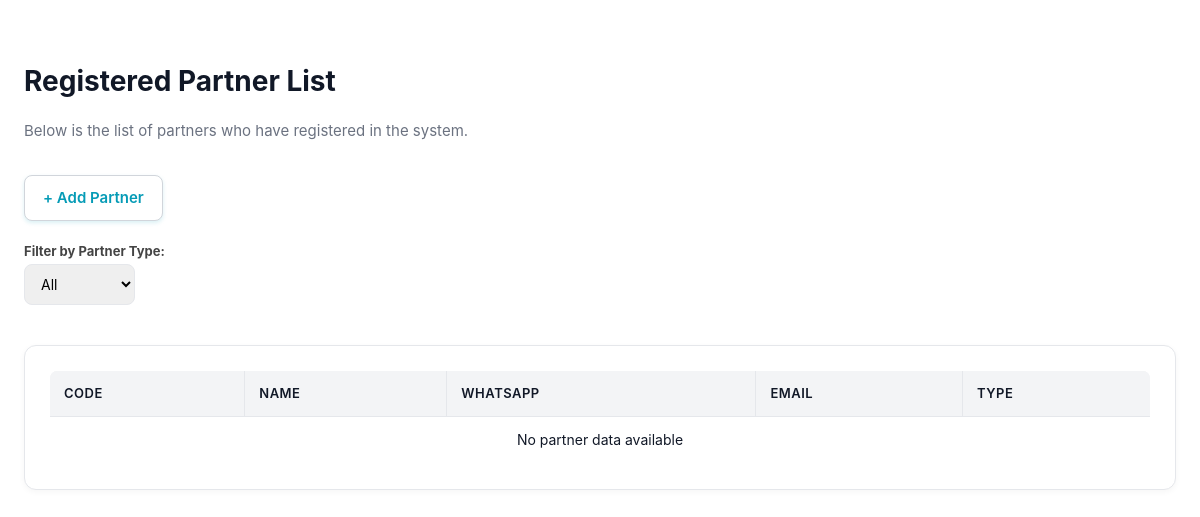
/Register/public/index.php, run on an earlier commit of the app's database.
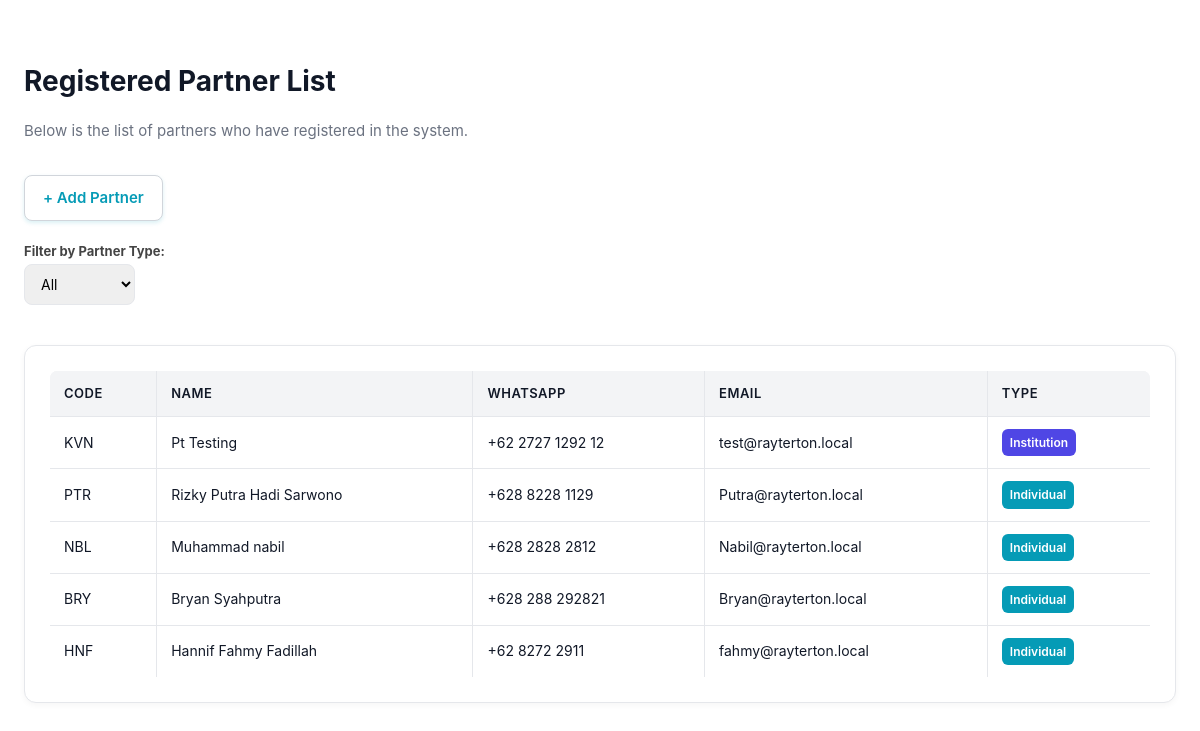
And on a later commit of the database.
### tables this page shows
CREATE TABLE `institusi_partner` (
  `id` int(11) NOT NULL,
  `kode_institusi_partner` varchar(50) NOT NULL,
  `nama_institusi` varchar(255) NOT NULL,
  `nama_partner` varchar(255) NOT NULL,
  `whatsapp` varchar(20) DEFAULT NULL,
  `email` varchar(150) NOT NULL,
  `password` varchar(255) NOT NULL,
  `referral_awal` varchar(255) DEFAULT NULL,
  `profil_jaringan` text DEFAULT NULL,
  `segment_industri_fokus` varchar(255) DEFAULT NULL,
  `promo_suggestion` varchar(100) DEFAULT NULL,
  `active_status` tinyint(1) DEFAULT 1,
  `discount_pct` int(11) DEFAULT 0,
  `created_at` timestamp NOT NULL DEFAULT current_timestamp()
);

CREATE TABLE `individual_promocodes` (
  `id` int(11) NOT NULL,
  `promo_code` varchar(50) NOT NULL,
  `nama_lengkap` varchar(255) NOT NULL,
  `whatsapp` varchar(20) DEFAULT NULL,
  `email` varchar(150) NOT NULL,
  `password` varchar(255) NOT NULL,
  `referral_awal` varchar(255) DEFAULT NULL,
  `profil_jaringan` text DEFAULT NULL,
  `segment_industri_fokus` varchar(255) DEFAULT NULL,
  `promo_suggestion` varchar(100) DEFAULT NULL,
  `active_yn` tinyint(1) DEFAULT 1,
  `discount_pct` int(11) DEFAULT 0,
  `created_at` timestamp NOT NULL DEFAULT current_timestamp()
);

### Register/public/index.php (the view, shortened to what this page needs)
<?php
require '../backend/dbconnection.php';
$filter = isset($_GET['filter']) ? $_GET['filter'] : 'all';
$partners = [];
if ($filter === 'institution' || $filter === 'all') {
    $result = $conn->query("SELECT kode_institusi_partner AS kode, nama_institusi AS nama, whatsapp, email, 'Institution' AS jenis
                            FROM institusi_partner");
    while ($row = $result->fetch_assoc()) {
        $partners[] = $row;
    }
}
if ($filter === 'individual' || $filter === 'all') {
    $result = $conn->query("SELECT promo_code AS kode, nama_lengkap AS nama, whatsapp, email, 'Individual' AS jenis
                            FROM individual_promocodes");
    while ($row = $result->fetch_assoc()) {
        $partners[] = $row;
    }
}
?>
<!DOCTYPE html>
<html lang="en">
<head>
    <link rel="stylesheet" href="style.css">
</head>
<body>
    <div class="container">
        <h1 class="title">Registered Partner List</h1>
        <p class="subtitle">Below is the list of partners who have registered in the system.</p>
        <div class="button-group" style="margin-bottom:20px;">
            <a href="input.php" class="btn primary">+ Add Partner</a>
        </div>
        <form method="get" style="margin-bottom:20px;">
            <label for="filter"><b>Filter by Partner Type:</b></label>
            <select name="filter" id="filter" onchange="this.form.submit()">
                <option value="all" <?= $filter === 'all' ? 'selected' : '' ?>>All</option>
            </select>
        </form>
        <div class="card info-card partner-list">
            <table class="partner-table">
                <thead>
                    <tr>
                        <th>Code</th>
                        <th>Name</th>
                        <th>WhatsApp</th>
                        <th>Email</th>
                        <th>Type</th>
                    </tr>
                </thead>
                <tbody>
                    <?php if (count($partners) > 0): ?>
                        <?php foreach ($partners as $p): ?>
                            <tr>
                                <td><?= htmlspecialchars($p['kode']) ?></td>
                                <td><?= htmlspecialchars($p['nama']) ?></td>
                                <td><?= htmlspecialchars($p['whatsapp']) ?></td>
                                <td><?= htmlspecialchars($p['email']) ?></td>
                                <td>
                                    <span class="badge <?= strtolower($p['jenis']) ?>">
                                        <?= htmlspecialchars($p['jenis']) ?>
                                    </span>
                                </td>
                            </tr>
                        <?php endforeach; ?>
                    <?php else: ?>
                        <tr>
                            <td colspan="5" style="text-align:center;">No partner data available</td>
                        </tr>
                    <?php endif; ?>
                </tbody>
            </table>
        </div>
    </div>
</body>
</html>

### Register/public/style.css (style rules this page uses)
.container { max-width: 1200px; margin: auto; padding: 40px 24px; }
.title { font-size: 28px; font-weight: 700; margin-bottom: 8px; }
.subtitle { color: #6B7280; margin-bottom: 32px; }
.card { background: #fff; border-radius: 12px; box-shadow: 0 1px 3px rgba(0, 0, 0, 0.1); padding: 24px; }
label { font-size: 14px; font-weight: 500; margin-bottom: 6px; }
input, select, textarea { border: 1px solid #E5E7EB; border-radius: 8px; padding: 10px 12px; font-size: 14px; font-family: inherit; }
.button-group { display: flex; gap: 12px; margin-top: 16px; }
.btn { padding: 10px 16px; border-radius: 8px; font-size: 14px; font-weight: 500; cursor: pointer; }
.btn.primary { background: #0284C7; color: #fff; border: none; }
table { width: 100%; border-collapse: collapse; font-size: 14px; }
th, td { padding: 10px 12px; border-top: 1px solid #E5E7EB; text-align: left; }
th { font-weight: 600; background: #F9FAFB; }
body { font-family: 'Inter', sans-serif; background: #ffffff; margin: 0; padding: 0; color: #111827; font-size: 15px; line-height: 1.6; }
.card { background: #fff; border: 1px solid #E5E7EB; border-radius: 12px; box-shadow: 0 2px 6px rgba(0, 0, 0, 0.04); padding: 24px; height: auto; }
label { display: block; font-size: 13px; margin-bottom: 3px; color: #444; }
.btn { padding: 10px 18px; border-radius: 8px; font-size: 15px; font-weight: 600; cursor: pointer; transition: all 0.25s ease; display: inline-block; text-align: center; }
.btn.primary, .btn.secondary { background: #fff; border: 1px solid #D1D5DB; color: #059bb6; box-shadow: 0 2px 4px rgba(5, 155, 182, 0.15); }
a { color: #059bb6; text-decoration: none; font-size: 14px; }
table { width: 100%; border-collapse: collapse; font-size: 14px; border: 1px solid #E5E7EB; border-radius: 8px; overflow: hidden; }
th, td { padding: 10px 12px; border: 1px solid #E5E7EB; text-align: left; }
th { font-weight: 600; background: #F3F4F6; color: #111827; }
.partner-list { margin-top: 40px; }
.partner-table { width: 100%; border-collapse: collapse; font-size: 14px; }
.partner-table thead { background: #F3F4F6; }
.partner-table th, .partner-table td { padding: 12px 14px; border-bottom: 1px solid #E5E7EB; text-align: left; }
.partner-table th { font-weight: 600; color: #111827; font-size: 13px; text-transform: uppercase; letter-spacing: 0.5px; }
.badge { display: inline-block; padding: 4px 8px; border-radius: 6px; font-size: 12px; font-weight: 600; }

### Register/public/index.php (style rules this page uses)
.badge { padding: 4px 8px; border-radius: 6px; font-size: 12px; font-weight: 600; color: #fff; }
.badge.individual { background: #059bb6; }
.badge.institution { background: #4f46e5; }

What changed in the data, as far as the page shows it:
added institusi_partner: kode_institusi_partner "KVN", nama_institusi "Pt Testing", whatsapp "+62 2727 1292 12", email "test@rayterton.local", jenis "Institution"
added individual_promocodes: promo_code "PTR", nama_lengkap "Rizky Putra Hadi Sarwono", whatsapp "+628 8228 1129", email "Putra@rayterton.local", jenis "Individual"
added individual_promocodes: promo_code "NBL", nama_lengkap "Muhammad nabil", whatsapp "+628 2828 2812", email "Nabil@rayterton.local", jenis "Individual"
added individual_promocodes: promo_code "BRY", nama_lengkap "Bryan Syahputra", whatsapp "+628 288 292821", email "Bryan@rayterton.local", jenis "Individual"
added individual_promocodes: promo_code "HNF", nama_lengkap "Hannif Fahmy Fadillah", whatsapp "+62 8272 2911", email "fahmy@rayterton.local", jenis "Individual"
Also different on the page:
text no longer shown: "No partner data available"
